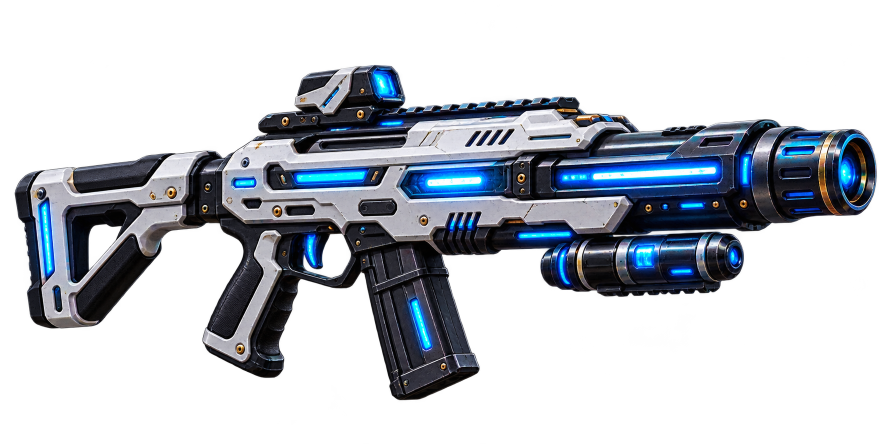
#> input picture docs/assets/weapons/regular/Futuristic Blue-Glow Sci-Fi Rifle.png, 1774 x 887 px, found by its file name (shown at 1/2 size)
$ python process-weapon-assets.py
#> lines starting #> are read from the running program, lines starting #| are printed output that depends on the picture
"""Deterministic runtime derivatives. Requires Pillow; never writes originals."""
from pathlib import Path
from PIL import Image
import hashlib,json
root=Path(__file__).resolve().parents[1]/'public/assets/weapons'
mapping={'regular':{'blaster':'Futuristic Blue-Glow Sci-Fi Rifle.png','nova-shotgun':'Futuristic Orange-Glow Heavy Shotgun.png','missile-launcher':'Futuristic Red-Armored Rocket Launcher.png','ion-smg':'Neon Green Futuristic SMG Render.png','zapper':'Futuristic Blue-Energy Zapper Rifle.png'},'galaxy':{'cryo-stream':'Frostbound Cryo Energy Cannon.png','inferno-cannon':'Inferno Cinder Plasma Cannon.png','lunar-seeker':'Futuristic Quad-Missile Launcher Render.png','titan-minigun':'Futuristic Blue-Energy Minigun.png'}}
records=[]
for family,entries in mapping.items():
 for slug,name in entries.items():
  source=root/family/name
  im=Image.open(source).convert('RGBA');im.load()
#> further down, im is the input picture: PIL image 1774x887 RGBA; mean R, G, B, A 26.6, 31.3, 38.3, 89.7
  # Originals already contain genuine alpha. Crop transparent margins only;
  # never remove dark silhouette pixels with a color key.
  box=im.getchannel('A').getbbox();runtime=im.crop(box);runtime.thumbnail((480,240),Image.Resampling.LANCZOS)
#> after `box = im.getchannel('A').getbbox()`: box = (26, 0, 1759, 887)
#> after `runtime = im.crop(box)`:
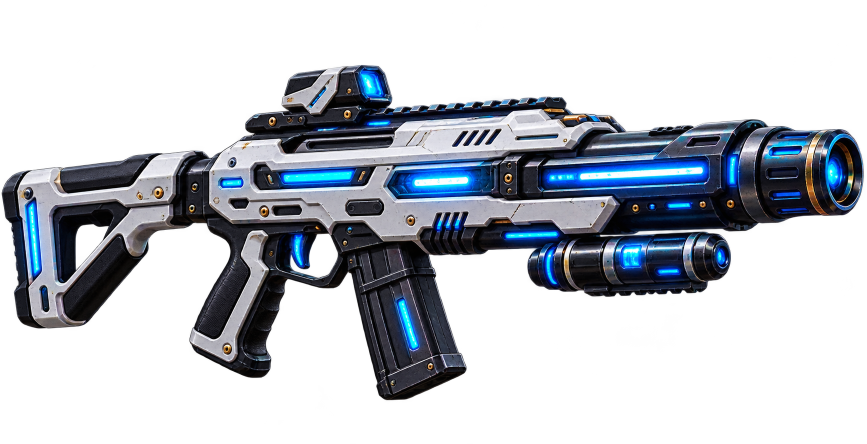
#> runtime: PIL image 1733x887 RGBA (shown at 1/2 size); mean R, G, B, A 27.2, 32, 39.2, 91.8; transparent parts drawn white
#> after `runtime.thumbnail((480, 240), Image.Resampling.LANCZOS)`:
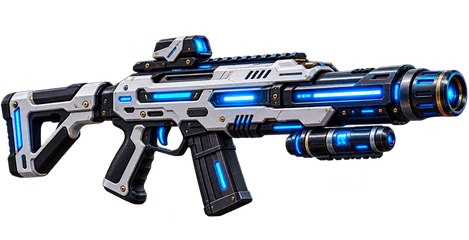
#> runtime: PIL image 469x240 RGBA; mean R, G, B, A 27.9, 32.5, 39.8, 91.9; transparent parts drawn white
  target=root/'processed'/family/(slug+'.png');target.parent.mkdir(parents=True,exist_ok=True);runtime.save(target,optimize=True)
#> (the run stopped early here; a loop or call above may not have finished)
